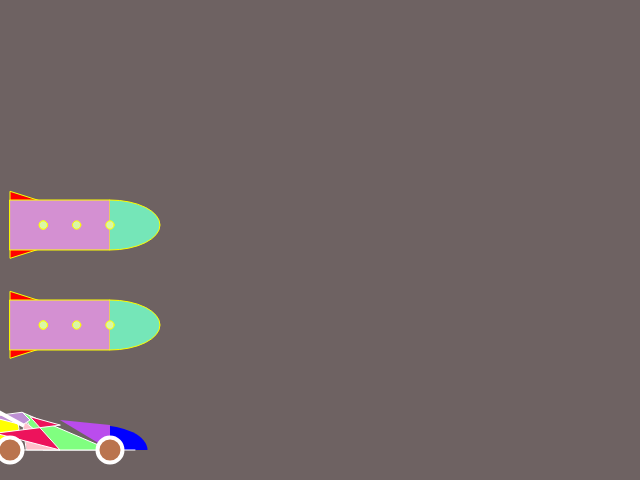
Frame 1 (no input)
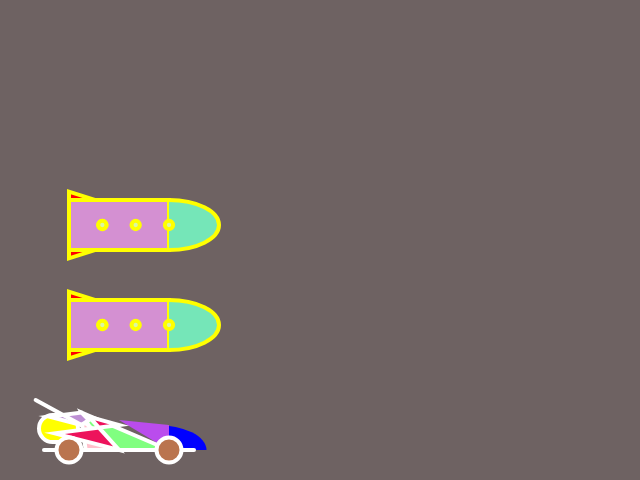
Frame 60 (no input)
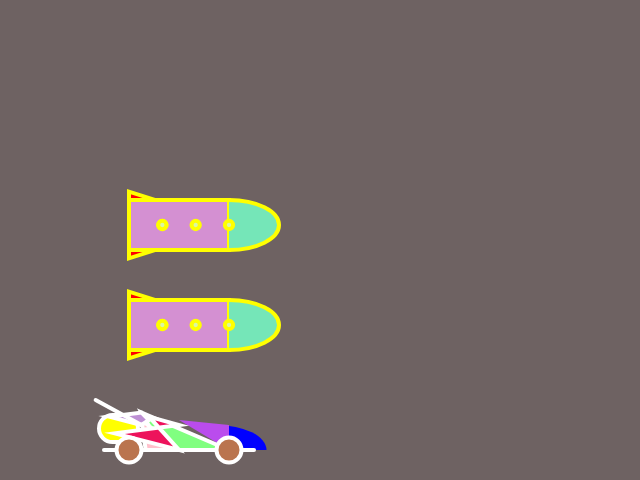
Frame 120 (the mouse pressed at the canvas centre since frame 60)

The p5.js sketch that drew these frames (run headless with seeded random() and noise() and a simulated clock; from frame 60 on, the mouse is pressed at the canvas centre):

// p5.js sketch
// ── sketch.js
var x=10;
var speed=4;
function setup (){
    createCanvas(640,480);
}


function draw (){
    background("#6E6262");
    spaceship(x, 300,100);
    spaceship(x,200,100);
    car(x,400,100);

    x++;

    speed+=random(0,0.1);
    if (x>width){
        x=0;
        speed =1;
    }


}
var spaceship = function(x,y,size){
    var fin=size/12;
    stroke("yellow");
    fill("red")

    triangle(x,y-fin,x,y+size/2+fin,x+size+5,y+size/4);
    fill("#D490D2")
    rect(x,y,size,size/2);
    fill("#75E6B8")
    arc(x+size,y+size/4,size,size/2,PI+HALF_PI,HALF_PI);
    fill("#DAF7A6")
    ellipse(x+size/3,y+size/4,fin,fin);

    for (var i=1;i<4;i++){
        ellipse(x+i*size/3,y+size/4,fin,fin);
    }
}

var car =function(X,y,size){

    noStroke();
    fill("blue");
    arc(x + size - size/8, y + size/2, 100, 50, PI*3/2, 0);

    fill("#BA4CED");
    triangle(x + size/2, y + size/5, x + size, y + size/4, x + size, y + size/2);




    stroke("white");
    line(x-size/4,y+size/2,x+size+size/4,y+size/2);

     fill("#FFFF00");

    rect(x-30,y+15,39,27,30,88);

   fill("#80ff80");
triangle(x +size/8,y +size/8,x+size,y+size/2,x+size/3,450);
    fill("pink");
    triangle(x +size/8,y +size/5,x+size/2,y+size/2,x+size/6,450)

    fill("#BE90D4");
    quad(x-size/5,y+size/6,x+size/8,y+size/4,x+size/5,y+size/5,x+size/8,y+size/8);



    fill("#ED135C");
    quad(x-size/7,y+size/3,x+size/2,y+size/2,x+size/5,y+size/6,x+size/2,y+size/4);


    fill("#3D3DBA");
 strokeWeight(4);  // Thicker
line(x+size/8,y +size/4,x-size/3,400, y+size/2);

    fill("#BA744E");
    ellipse(x + size/1, y + size/2, 25, 25);
    ellipse(x,y + size/2,25,25);


}



/*
 ellipse(600,55,55,50);

     rect(x, y, size*2, size/2)
    fill("red");
    rect(x,63,105,20);
    fill("purple")
    ellipse(x, 73, 25, 25);

    ellipse(x,73,25,25);

}
*/
